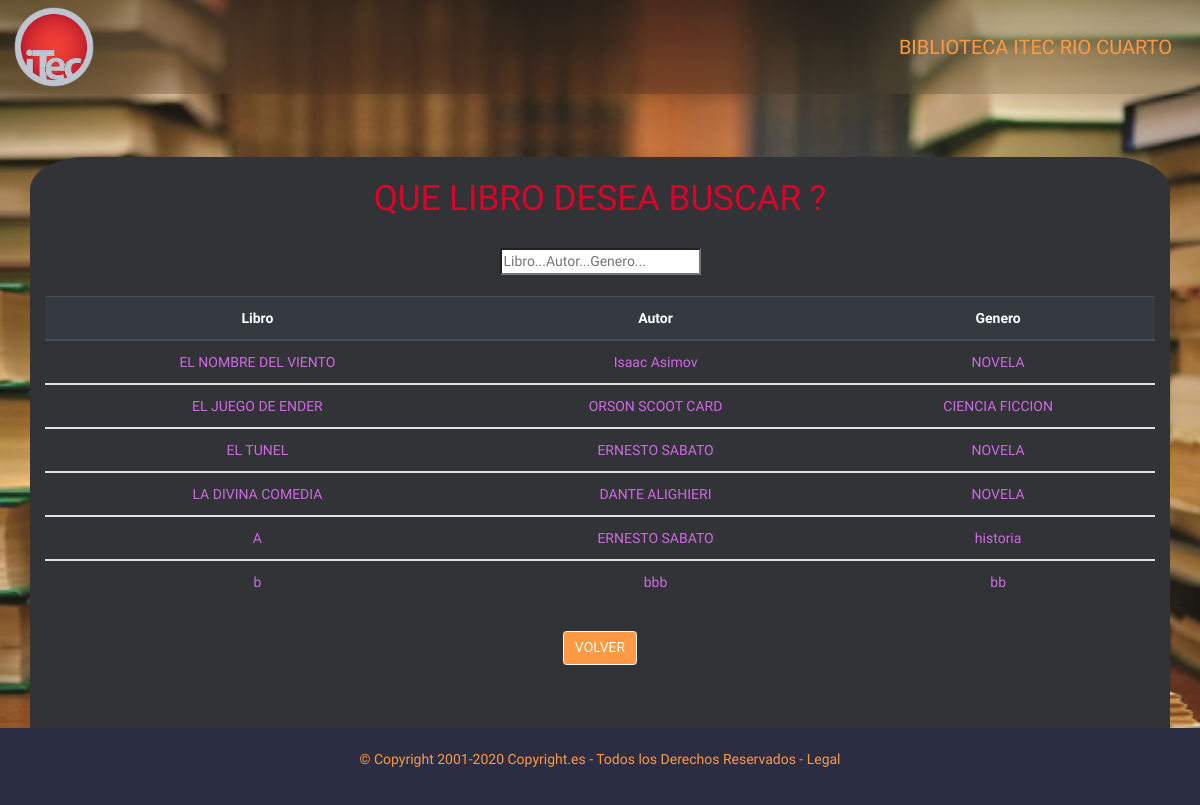
The app's page /buscar with its own data.
### database_setup.py (models this page shows, shortened)
class Libro(Base):
    __tablename__ = 'libro'
    id = Column(Integer, primary_key=True)
    titulo = Column(String(250), nullable=False)
    autor = Column(String(250), nullable=False)
    genero = Column(String(250))

### app.py (the view)
@app.route('/buscar')
def buscarLibros():
    libros = session.query(Libro).all()
    return render_template('buscar.html', libros=libros)

### templates/buscar.html (shortened to what this page needs)
<!DOCTYPE html>
<html lang="en">
<head>
    <link rel="stylesheet" href="https://stackpath.bootstrapcdn.com/bootstrap/4.5.2/css/bootstrap.min.css">
    <link rel="stylesheet" href="{{ url_for('static', filename='css/style.css') }}">
</head>
<body>
  <nav class="navbar navbar-light blur">
    <img src="{{url_for('static', filename='img/itec.png')}}" width="80" height="80" class="d-inline-block align-top " alt="" loading="lazy">
    <p class="Righteous m-3" id="title">BIBLIOTECA ITEC RIO CUARTO</p>
  </nav>
  <br><br><br>
  <div class="container">
    <br>
    <h1>QUE LIBRO DESEA BUSCAR ?</h1>
    <br>
    <div class="container1">
      <input type="search" placeholder="Libro...Autor...Genero... ">
    <br>
    <div class="row">
      <div class="col-sm">
        <table class="table">
            <thead class="thead-dark">
              <tr>
                <th scope="col">Libro</th>
                <th scope="col">Autor</th>
                <th scope="col">Genero</th>
              </tr>
            </thead>
            {% for libro in libros %}
            <tbody>
                <tr>
                    <td>{{libro.titulo}}</td>
                    <td>{{libro.autor}}</td>
                    <td>{{libro.genero}}</td>
                </tr>
            </tbody>
            {% endfor %}
          </table>
          <a href='{{ url_for("mostrarLibros") }}'>
            <button class="btn btn-light m-3 botones naranja">VOLVER</button>
        </a>
      </div>
    </div>
</div >
  <br><br><br><br><br><br>
  <nav class="fixed-bottom footer">
    <br>
    <p>© Copyright 2001-2020 Copyright.es - Todos los Derechos Reservados - Legal</p>
    <br>
  </nav>
</body>
</html>

### static/css/style.css (style rules this page uses)
:root { --red1-color:#d90429; --lila-color:#ce6ae2; --black1-color:#2b2d42; --black2-color:#403d39; --black3-color:#313337; --white1-color:#f9faf9; --white2-color:#F1FAEE; --green1-color:#06d6a0; --green2-color:#037c0d; --orange-color: #ff9a44; --salmon-color: #fc6076; --font1-font-family:'Righteous', cursive; --font3-font-family:'Monoton', cursive; --font4-font-family:'Jura', sans-serif; --font5-font-family:'Bungee Inline', cursive; --font6-font-family:'Nova Mono', monospace; --normal:14px; --space:10px; --space-2:20px; }
.Righteous { font-family: var(--font1-font-family); font-size: 20px; }
body, html { height: 100%; background-repeat: no-repeat; background: url(../img/libro.jpg) no-repeat center center fixed; background-size: 100% 100%; text-align: center; color: var(--orange-color); font-size:var(--normal) ; font-family: var(--font1-font-family); }
.container { background-color: #313337; border-radius: 5%; }
.blur { backdrop-filter: blur(50px); }
h1 { color: var(--red1-color); }
td { color: var(--lila-color); }
a:link { text-decoration:none; color: var(--orange-color); text-align: center; }
.botones { background-color: var(--red1-color); color: var(--orange-color); }
.naranja { background-color: var(--orange-color); color:var(--white2-color); }
.footer { background-color:var(--black1-color); }

### records on screen
Libro: titulo "EL NOMBRE DEL VIENTO", autor "Isaac Asimov", genero "NOVELA"
Libro: titulo "EL JUEGO DE ENDER", autor "ORSON SCOOT CARD", genero "CIENCIA FICCION"
Libro: titulo "EL TUNEL", autor "ERNESTO SABATO", genero "NOVELA"
Libro: titulo "LA DIVINA COMEDIA", autor "DANTE ALIGHIERI", genero "NOVELA"
Libro: titulo "A", autor "ERNESTO SABATO", genero "historia"
Libro: titulo "b", autor "bbb", genero "bb"
